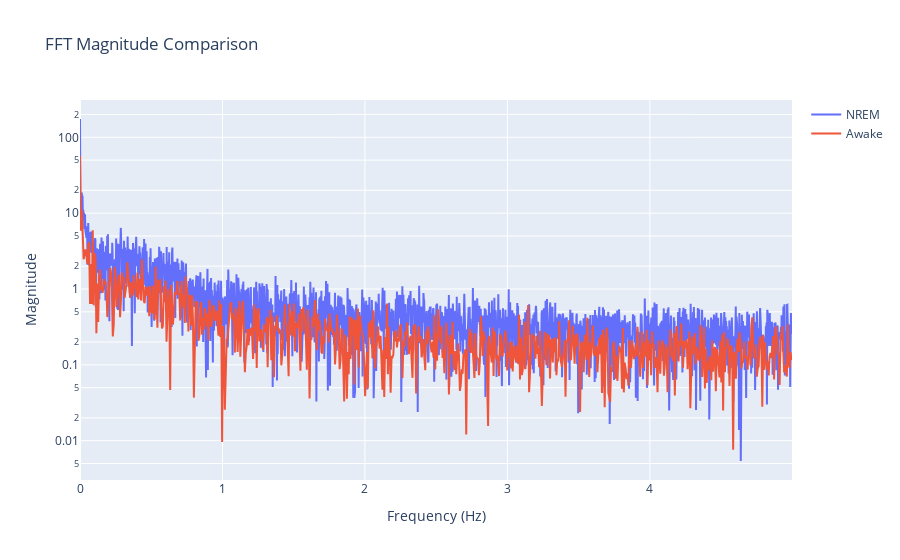

The notebook cell this image was saved under:
### Code cell
fs = 10
t = np.linspace(0, 1, fs, endpoint=False)
nrem_signal = raw_nrem
awake_signal = raw_awake

awake_freq, awake_mag = ffa.calculate_fft(awake_signal, fs)
nrem_freq, nrem_mag = ffa.calculate_fft(nrem_signal, fs)

plot_fft_comparison(nrem_freq, nrem_mag, awake_freq, awake_mag, "NREM", "Awake")

### Figure 1 — Plotly figure (JSON) as saved in the notebook; plotly's stock layout.template omitted (floating-point values rounded to 4 significant figures; data arrays with more than 128 entries replaced by an {"elided": "..."} marker saying what was removed)
{"data": [{"mode": "lines", "name": "NREM", "type": "scatter", "x": {"elided": "1989 float values"}, "y": {"elided": "1989 float values"}}, {"mode": "lines", "name": "Awake", "type": "scatter", "x": {"elided": "782 float values"}, "y": {"elided": "782 float values"}}], "layout": {"title": {"text": "FFT Magnitude Comparison"}, "xaxis": {"range": [0, 4.997], "title": {"text": "Frequency (Hz)"}}, "yaxis": {"title": {"text": "Magnitude"}, "type": "log"}}}
